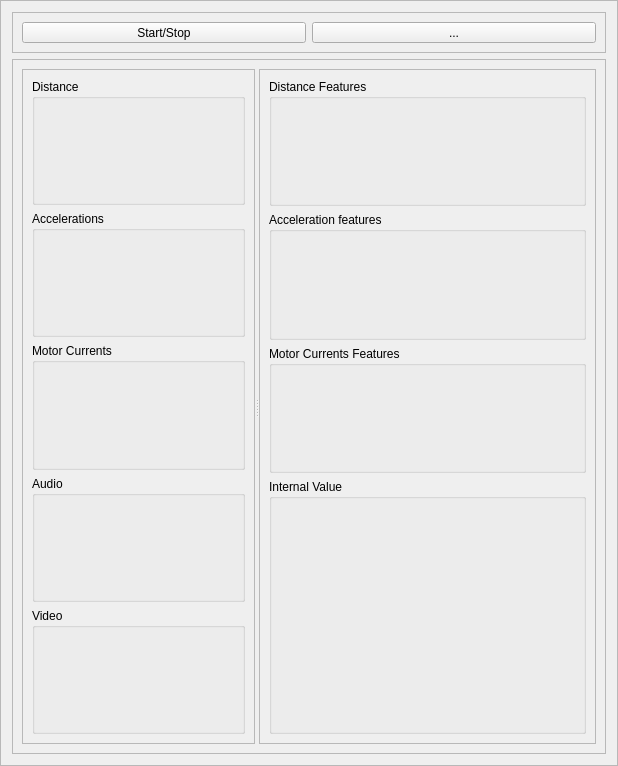
<?xml version="1.0" encoding="UTF-8"?>
<ui version="4.0">
 <class>RobotinoFeatureWindow</class>
 <widget class="QFrame" name="RobotinoFeatureWindow">
  <property name="geometry">
   <rect>
    <x>0</x>
    <y>0</y>
    <width>618</width>
    <height>766</height>
   </rect>
  </property>
  <property name="windowTitle">
   <string>Robotino Sensor Features</string>
  </property>
  <property name="windowIcon">
   <iconset resource="robotino-ressources.qrc">
    <normaloff>:/icons/office-chart-bar.png</normaloff>:/icons/office-chart-bar.png</iconset>
  </property>
  <property name="frameShape">
   <enum>QFrame::StyledPanel</enum>
  </property>
  <property name="frameShadow">
   <enum>QFrame::Raised</enum>
  </property>
  <layout class="QGridLayout" name="gridLayout">
   <item row="0" column="0">
    <widget class="QFrame" name="buttonFrame">
     <property name="sizePolicy">
      <sizepolicy hsizetype="Preferred" vsizetype="Minimum">
       <horstretch>0</horstretch>
       <verstretch>0</verstretch>
      </sizepolicy>
     </property>
     <property name="frameShape">
      <enum>QFrame::StyledPanel</enum>
     </property>
     <property name="frameShadow">
      <enum>QFrame::Plain</enum>
     </property>
     <layout class="QHBoxLayout" name="horizontalLayout">
      <item>
       <widget class="QToolButton" name="startStopButton">
        <property name="sizePolicy">
         <sizepolicy hsizetype="Preferred" vsizetype="Minimum">
          <horstretch>0</horstretch>
          <verstretch>0</verstretch>
         </sizepolicy>
        </property>
        <property name="text">
         <string>Start/Stop</string>
        </property>
        <property name="icon">
         <iconset resource="robotino-ressources.qrc">
          <normaloff>:/icons/media-seek-forward.png</normaloff>
          <normalon>:/icons/media-playback-stop.png</normalon>:/icons/media-seek-forward.png</iconset>
        </property>
        <property name="checkable">
         <bool>true</bool>
        </property>
       </widget>
      </item>
      <item>
       <widget class="QToolButton" name="singleStepButton">
        <property name="sizePolicy">
         <sizepolicy hsizetype="Preferred" vsizetype="Minimum">
          <horstretch>0</horstretch>
          <verstretch>0</verstretch>
         </sizepolicy>
        </property>
        <property name="text">
         <string>...</string>
        </property>
        <property name="icon">
         <iconset resource="robotino-ressources.qrc">
          <normaloff>:/icons/media-skip-forward.png</normaloff>:/icons/media-skip-forward.png</iconset>
        </property>
       </widget>
      </item>
     </layout>
    </widget>
   </item>
   <item row="1" column="0">
    <widget class="QFrame" name="frame">
     <property name="sizePolicy">
      <sizepolicy hsizetype="Preferred" vsizetype="Expanding">
       <horstretch>0</horstretch>
       <verstretch>0</verstretch>
      </sizepolicy>
     </property>
     <property name="frameShape">
      <enum>QFrame::StyledPanel</enum>
     </property>
     <property name="frameShadow">
      <enum>QFrame::Plain</enum>
     </property>
     <layout class="QHBoxLayout" name="horizontalLayout_6">
      <item>
       <widget class="QSplitter" name="splitter">
        <property name="orientation">
         <enum>Qt::Horizontal</enum>
        </property>
        <widget class="QFrame" name="rawDataView">
         <property name="frameShape">
          <enum>QFrame::StyledPanel</enum>
         </property>
         <property name="frameShadow">
          <enum>QFrame::Raised</enum>
         </property>
         <layout class="QVBoxLayout" name="verticalLayout_2" stretch="0,0,0,0,0">
          <item>
           <widget class="QGroupBox" name="distanceFeatures">
            <property name="minimumSize">
             <size>
              <width>0</width>
              <height>0</height>
             </size>
            </property>
            <property name="title">
             <string>Distance</string>
            </property>
            <property name="flat">
             <bool>true</bool>
            </property>
            <layout class="QHBoxLayout" name="horizontalLayout_3">
             <item>
              <widget class="QwtPlot" name="distancePlot">
               <property name="sizePolicy">
                <sizepolicy hsizetype="Preferred" vsizetype="Expanding">
                 <horstretch>0</horstretch>
                 <verstretch>0</verstretch>
                </sizepolicy>
               </property>
               <property name="minimumSize">
                <size>
                 <width>0</width>
                 <height>0</height>
                </size>
               </property>
              </widget>
             </item>
            </layout>
           </widget>
          </item>
          <item>
           <widget class="QGroupBox" name="accelerationFeatures">
            <property name="title">
             <string>Accelerations</string>
            </property>
            <property name="flat">
             <bool>true</bool>
            </property>
            <layout class="QHBoxLayout" name="horizontalLayout_5">
             <item>
              <widget class="QwtPlot" name="accelerationPlot">
               <property name="sizePolicy">
                <sizepolicy hsizetype="Preferred" vsizetype="Expanding">
                 <horstretch>0</horstretch>
                 <verstretch>0</verstretch>
                </sizepolicy>
               </property>
               <property name="minimumSize">
                <size>
                 <width>0</width>
                 <height>0</height>
                </size>
               </property>
              </widget>
             </item>
            </layout>
           </widget>
          </item>
          <item>
           <widget class="QGroupBox" name="motorCurrentFeatures">
            <property name="title">
             <string>Motor Currents</string>
            </property>
            <property name="flat">
             <bool>true</bool>
            </property>
            <layout class="QHBoxLayout" name="horizontalLayout_2">
             <item>
              <widget class="QwtPlot" name="motorCurrentPlot">
               <property name="sizePolicy">
                <sizepolicy hsizetype="Preferred" vsizetype="Expanding">
                 <horstretch>0</horstretch>
                 <verstretch>0</verstretch>
                </sizepolicy>
               </property>
               <property name="minimumSize">
                <size>
                 <width>0</width>
                 <height>0</height>
                </size>
               </property>
               <property name="toolTip">
                <string>bla</string>
               </property>
              </widget>
             </item>
            </layout>
           </widget>
          </item>
          <item>
           <widget class="QGroupBox" name="audioPanel">
            <property name="sizePolicy">
             <sizepolicy hsizetype="Preferred" vsizetype="Expanding">
              <horstretch>0</horstretch>
              <verstretch>0</verstretch>
             </sizepolicy>
            </property>
            <property name="minimumSize">
             <size>
              <width>20</width>
              <height>0</height>
             </size>
            </property>
            <property name="title">
             <string>Audio</string>
            </property>
            <property name="flat">
             <bool>true</bool>
            </property>
            <layout class="QHBoxLayout" name="horizontalLayout_4"/>
           </widget>
          </item>
          <item>
           <widget class="QGroupBox" name="imagePanel">
            <property name="sizePolicy">
             <sizepolicy hsizetype="Preferred" vsizetype="Expanding">
              <horstretch>0</horstretch>
              <verstretch>0</verstretch>
             </sizepolicy>
            </property>
            <property name="title">
             <string>Video</string>
            </property>
            <property name="flat">
             <bool>true</bool>
            </property>
            <layout class="QHBoxLayout" name="horizontalLayout_7"/>
           </widget>
          </item>
         </layout>
        </widget>
        <widget class="QFrame" name="featureDataView">
         <property name="frameShape">
          <enum>QFrame::StyledPanel</enum>
         </property>
         <property name="frameShadow">
          <enum>QFrame::Raised</enum>
         </property>
         <layout class="QVBoxLayout" name="verticalLayout_3" stretch="1,1,1,2">
          <item>
           <widget class="QGroupBox" name="featDistance">
            <property name="title">
             <string>Distance Features</string>
            </property>
            <property name="flat">
             <bool>true</bool>
            </property>
            <layout class="QVBoxLayout" name="verticalLayout_7">
             <item>
              <widget class="QwtPlot" name="featDistancePlot">
               <property name="sizePolicy">
                <sizepolicy hsizetype="Preferred" vsizetype="Expanding">
                 <horstretch>0</horstretch>
                 <verstretch>0</verstretch>
                </sizepolicy>
               </property>
              </widget>
             </item>
            </layout>
           </widget>
          </item>
          <item>
           <widget class="QGroupBox" name="featAccelerations">
            <property name="title">
             <string>Acceleration features</string>
            </property>
            <property name="flat">
             <bool>true</bool>
            </property>
            <layout class="QVBoxLayout" name="verticalLayout_4">
             <item>
              <widget class="QwtPlot" name="featAccelerationPlot">
               <property name="sizePolicy">
                <sizepolicy hsizetype="Preferred" vsizetype="Expanding">
                 <horstretch>0</horstretch>
                 <verstretch>0</verstretch>
                </sizepolicy>
               </property>
              </widget>
             </item>
            </layout>
           </widget>
          </item>
          <item>
           <widget class="QGroupBox" name="featMotorCurrents">
            <property name="title">
             <string>Motor Currents Features</string>
            </property>
            <property name="flat">
             <bool>true</bool>
            </property>
            <layout class="QVBoxLayout" name="verticalLayout_5">
             <item>
              <widget class="QwtPlot" name="featMotorCurrentPlot">
               <property name="sizePolicy">
                <sizepolicy hsizetype="Preferred" vsizetype="Expanding">
                 <horstretch>0</horstretch>
                 <verstretch>0</verstretch>
                </sizepolicy>
               </property>
              </widget>
             </item>
            </layout>
           </widget>
          </item>
          <item>
           <widget class="QGroupBox" name="internalValue">
            <property name="title">
             <string>Internal Value</string>
            </property>
            <property name="flat">
             <bool>true</bool>
            </property>
            <layout class="QVBoxLayout" name="verticalLayout">
             <item>
              <widget class="QwtPlot" name="internalValuePlot">
               <property name="sizePolicy">
                <sizepolicy hsizetype="Preferred" vsizetype="Expanding">
                 <horstretch>0</horstretch>
                 <verstretch>0</verstretch>
                </sizepolicy>
               </property>
              </widget>
             </item>
            </layout>
           </widget>
          </item>
         </layout>
        </widget>
       </widget>
      </item>
     </layout>
    </widget>
   </item>
  </layout>
 </widget>
 <customwidgets>
  <customwidget>
   <class>QwtPlot</class>
   <extends>QFrame</extends>
   <header>qwt_plot.h</header>
   <container>1</container>
  </customwidget>
 </customwidgets>
 <resources>
  <include location="robotino-ressources.qrc"/>
 </resources>
 <connections/>
</ui>
